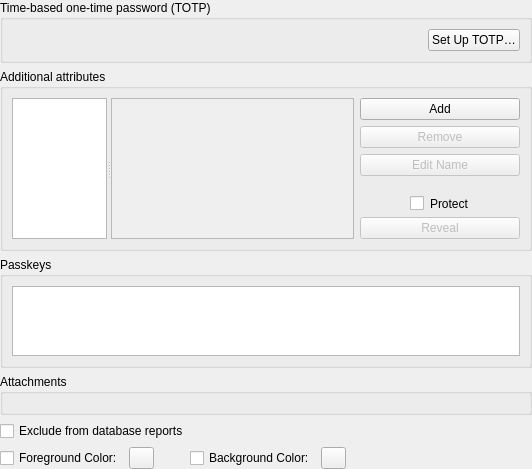
<?xml version="1.0" encoding="UTF-8"?>
<ui version="4.0">
 <class>EditEntryWidgetAdvanced</class>
 <widget class="QWidget" name="EditEntryWidgetAdvanced">
  <property name="geometry">
   <rect>
    <x>0</x>
    <y>0</y>
    <width>532</width>
    <height>469</height>
   </rect>
  </property>
  <layout class="QVBoxLayout" name="verticalLayout">
   <property name="leftMargin">
    <number>0</number>
   </property>
   <property name="topMargin">
    <number>0</number>
   </property>
   <property name="rightMargin">
    <number>0</number>
   </property>
   <property name="bottomMargin">
    <number>0</number>
   </property>
   <item>
    <widget class="QGroupBox" name="bitwardenTotpBox">
     <property name="title">
      <string>Time-based one-time password (TOTP)</string>
     </property>
     <layout class="QHBoxLayout" name="bitwardenTotpLayout">
      <item>
       <widget class="QLabel" name="bitwardenTotpStatus">
        <property name="textFormat">
         <enum>Qt::PlainText</enum>
        </property>
       </widget>
      </item>
      <item>
       <spacer name="bitwardenTotpSpacer">
        <property name="orientation">
         <enum>Qt::Horizontal</enum>
        </property>
        <property name="sizeHint" stdset="0">
         <size>
          <width>40</width>
          <height>20</height>
         </size>
        </property>
       </spacer>
      </item>
      <item>
       <widget class="QPushButton" name="bitwardenTotpButton">
        <property name="text">
         <string>Set Up TOTP…</string>
        </property>
       </widget>
      </item>
     </layout>
    </widget>
   </item>
   <item>
    <widget class="QGroupBox" name="attributesBox">
     <property name="title">
      <string>Additional attributes</string>
     </property>
     <layout class="QHBoxLayout" name="horizontalLayout_3">
      <item>
       <widget class="QSplitter" name="attributesSplitter">
        <property name="orientation">
         <enum>Qt::Horizontal</enum>
        </property>
        <property name="childrenCollapsible">
         <bool>false</bool>
        </property>
        <widget class="AttributesListView" name="attributesView">
         <property name="minimumSize">
          <size>
           <width>0</width>
           <height>0</height>
          </size>
         </property>
         <property name="accessibleName">
          <string>Attribute selection</string>
         </property>
         <property name="sizeAdjustPolicy">
          <enum>QAbstractScrollArea::AdjustToContents</enum>
         </property>
         <property name="resizeMode">
          <enum>QListView::Adjust</enum>
         </property>
        </widget>
        <widget class="QPlainTextEdit" name="attributesEdit">
         <property name="enabled">
          <bool>false</bool>
         </property>
         <property name="sizePolicy">
          <sizepolicy hsizetype="MinimumExpanding" vsizetype="Expanding">
           <horstretch>0</horstretch>
           <verstretch>0</verstretch>
          </sizepolicy>
         </property>
         <property name="minimumSize">
          <size>
           <width>170</width>
           <height>0</height>
          </size>
         </property>
         <property name="accessibleName">
          <string>Attribute value</string>
         </property>
        </widget>
       </widget>
      </item>
      <item>
       <layout class="QVBoxLayout" name="attributesButtonLayout">
        <item>
         <widget class="QPushButton" name="addAttributeButton">
          <property name="accessibleName">
           <string>Add a new attribute</string>
          </property>
          <property name="text">
           <string>Add</string>
          </property>
         </widget>
        </item>
        <item>
         <widget class="QPushButton" name="removeAttributeButton">
          <property name="enabled">
           <bool>false</bool>
          </property>
          <property name="accessibleName">
           <string>Remove selected attribute</string>
          </property>
          <property name="text">
           <string>Remove</string>
          </property>
         </widget>
        </item>
        <item>
         <widget class="QPushButton" name="editAttributeButton">
          <property name="enabled">
           <bool>false</bool>
          </property>
          <property name="accessibleName">
           <string>Edit attribute name</string>
          </property>
          <property name="text">
           <string>Edit Name</string>
          </property>
         </widget>
        </item>
        <item>
         <spacer name="verticalSpacer">
          <property name="orientation">
           <enum>Qt::Vertical</enum>
          </property>
          <property name="sizeHint" stdset="0">
           <size>
            <width>20</width>
            <height>40</height>
           </size>
          </property>
         </spacer>
        </item>
        <item>
         <widget class="QCheckBox" name="protectAttributeButton">
          <property name="enabled">
           <bool>true</bool>
          </property>
          <property name="accessibleName">
           <string>Toggle attribute protection</string>
          </property>
          <property name="styleSheet">
           <string notr="true">margin-left:50%;margin-right:50%</string>
          </property>
          <property name="text">
           <string>Protect</string>
          </property>
          <property name="checkable">
           <bool>true</bool>
          </property>
         </widget>
        </item>
        <item>
         <widget class="QPushButton" name="revealAttributeButton">
          <property name="enabled">
           <bool>false</bool>
          </property>
          <property name="accessibleName">
           <string>Show a protected attribute</string>
          </property>
          <property name="text">
           <string>Reveal</string>
          </property>
          <property name="checkable">
           <bool>false</bool>
          </property>
         </widget>
        </item>
       </layout>
      </item>
     </layout>
    </widget>
   </item>
   <item>
    <widget class="QGroupBox" name="bitwardenPasskeysBox">
     <property name="title">
      <string>Passkeys</string>
     </property>
     <layout class="QVBoxLayout" name="bitwardenPasskeysLayout">
      <item>
       <widget class="QPlainTextEdit" name="bitwardenPasskeysText">
        <property name="maximumSize">
         <size>
          <width>16777215</width>
          <height>100</height>
         </size>
        </property>
        <property name="readOnly">
         <bool>true</bool>
        </property>
        <property name="accessibleName">
         <string>Saved Bitwarden passkeys</string>
        </property>
       </widget>
      </item>
     </layout>
    </widget>
   </item>
   <item>
    <widget class="QGroupBox" name="attachmentsBox">
     <property name="title">
      <string>Attachments</string>
     </property>
     <layout class="QHBoxLayout" name="horizontalLayout_2">
      <item>
       <widget class="EntryAttachmentsWidget" name="attachmentsWidget" native="true"/>
      </item>
     </layout>
    </widget>
   </item>
   <item>
    <widget class="QCheckBox" name="excludeReportsCheckBox">
     <property name="toolTip">
      <string>If checked, the entry will not appear in reports like Health Check and HIBP even if it doesn't match the quality requirements.</string>
     </property>
     <property name="text">
      <string>Exclude from database reports</string>
     </property>
    </widget>
   </item>
   <item>
    <widget class="QWidget" name="colorsBox" native="true">
     <layout class="QHBoxLayout" name="horizontalLayout_4">
      <property name="leftMargin">
       <number>0</number>
      </property>
      <property name="topMargin">
       <number>0</number>
      </property>
      <property name="rightMargin">
       <number>0</number>
      </property>
      <property name="bottomMargin">
       <number>0</number>
      </property>
      <item>
       <widget class="QCheckBox" name="fgColorCheckBox">
        <property name="text">
         <string>Foreground Color:</string>
        </property>
       </widget>
      </item>
      <item>
       <widget class="QPushButton" name="fgColorButton">
        <property name="sizePolicy">
         <sizepolicy hsizetype="Fixed" vsizetype="Fixed">
          <horstretch>0</horstretch>
          <verstretch>0</verstretch>
         </sizepolicy>
        </property>
        <property name="maximumSize">
         <size>
          <width>25</width>
          <height>25</height>
         </size>
        </property>
        <property name="accessibleName">
         <string>Foreground color selection</string>
        </property>
        <property name="text">
         <string/>
        </property>
       </widget>
      </item>
      <item>
       <spacer name="horizontalSpacer_2">
        <property name="orientation">
         <enum>Qt::Horizontal</enum>
        </property>
        <property name="sizeType">
         <enum>QSizePolicy::Maximum</enum>
        </property>
        <property name="sizeHint" stdset="0">
         <size>
          <width>30</width>
          <height>20</height>
         </size>
        </property>
       </spacer>
      </item>
      <item>
       <widget class="QCheckBox" name="bgColorCheckBox">
        <property name="text">
         <string>Background Color:</string>
        </property>
       </widget>
      </item>
      <item>
       <widget class="QPushButton" name="bgColorButton">
        <property name="sizePolicy">
         <sizepolicy hsizetype="Fixed" vsizetype="Fixed">
          <horstretch>0</horstretch>
          <verstretch>0</verstretch>
         </sizepolicy>
        </property>
        <property name="maximumSize">
         <size>
          <width>25</width>
          <height>25</height>
         </size>
        </property>
        <property name="accessibleName">
         <string>Background color selection</string>
        </property>
        <property name="text">
         <string/>
        </property>
        <property name="flat">
         <bool>false</bool>
        </property>
       </widget>
      </item>
      <item>
       <spacer name="horizontalSpacer">
        <property name="orientation">
         <enum>Qt::Horizontal</enum>
        </property>
        <property name="sizeHint" stdset="0">
         <size>
          <width>40</width>
          <height>20</height>
         </size>
        </property>
       </spacer>
      </item>
     </layout>
    </widget>
   </item>
  </layout>
 </widget>
 <customwidgets>
  <customwidget>
   <class>EntryAttachmentsWidget</class>
   <extends>QWidget</extends>
   <header>gui/entry/EntryAttachmentsWidget.h</header>
   <container>1</container>
  </customwidget>
  <customwidget>
   <class>AttributesListView</class>
   <extends>QListView</extends>
   <header>gui/entry/EditEntryWidget_p.h</header>
  </customwidget>
 </customwidgets>
 <tabstops>
  <tabstop>bitwardenTotpButton</tabstop>
  <tabstop>attributesView</tabstop>
  <tabstop>attributesEdit</tabstop>
  <tabstop>addAttributeButton</tabstop>
  <tabstop>removeAttributeButton</tabstop>
  <tabstop>editAttributeButton</tabstop>
  <tabstop>protectAttributeButton</tabstop>
  <tabstop>revealAttributeButton</tabstop>
  <tabstop>bitwardenPasskeysText</tabstop>
  <tabstop>excludeReportsCheckBox</tabstop>
  <tabstop>fgColorCheckBox</tabstop>
  <tabstop>fgColorButton</tabstop>
  <tabstop>bgColorCheckBox</tabstop>
  <tabstop>bgColorButton</tabstop>
 </tabstops>
 <resources/>
 <connections/>
</ui>
